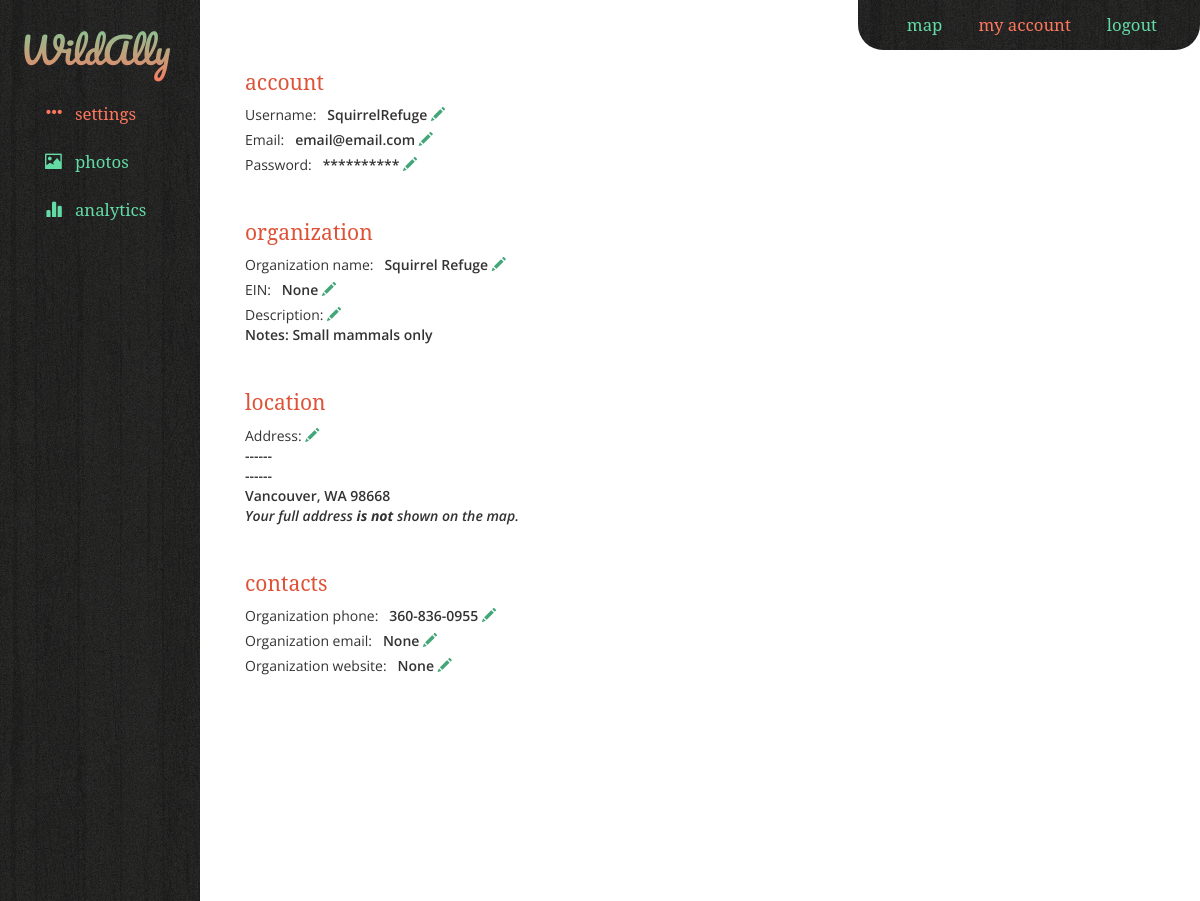
Before: /settings (signed in) with the older database file.
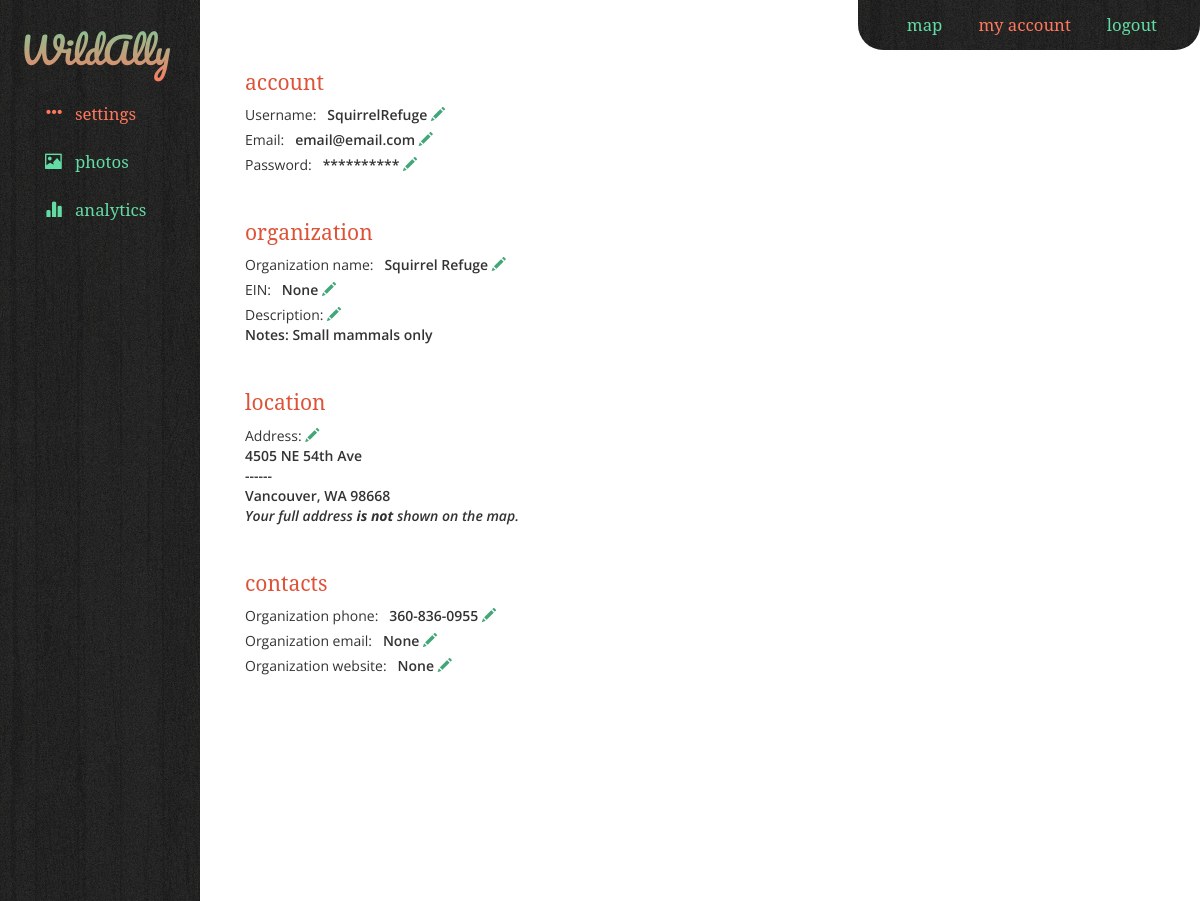
After: the same page with the newer database file.
### model.py (models this page shows, shortened)
class User(db.Model):
    __tablename__ = "users"
    id = db.Column(db.Integer, nullable=False, primary_key=True, autoincrement=True)
    email = db.Column(db.String(100), nullable=False)
    username = db.Column(db.String(50), nullable=False)
    password = db.Column(db.String(500), nullable=False)
    account_made = db.Column(db.DateTime, nullable=False)
    last_login = db.Column(db.DateTime)

class Org(db.Model):
    __tablename__ = "orgs"
    id = db.Column(db.Integer, nullable=False, primary_key=True, autoincrement=True)
    user_id = db.Column(db.Integer, db.ForeignKey('users.id'))
    name = db.Column(db.String(100), nullable=False)
    ein = db.Column(db.String(9))
    show_address = db.Column(db.Boolean, nullable=False)
    address1 = db.Column(db.String(100))
    address2 = db.Column(db.String(100))
    city = db.Column(db.String(50), nullable=False)
    state = db.Column(db.String(2), nullable=False)
    zipcode = db.Column(db.String(5))
    desc = db.Column(db.Text)
    phone = db.Column(db.Integer)
    email = db.Column(db.String(100))
    website = db.Column(db.String(100))
    accept_animals = db.Column(db.Boolean)
    accept_volunteers = db.Column(db.Boolean)
    user = db.relationship("User",
                            backref=db.backref("org"))

### server.py (the view)
@app.route('/settings')
def manage_account():
    user_id = session['user_id']
    user = db.session.query(User).filter(User.id == user_id).first()
    org = db.session.query(Org).filter(Org.user_id == user_id).first()
    if org:
        is_org = 1
    else:
        is_org = 0
    return render_template('settings.html', is_org=is_org,
                                            username=user.username,
                                            email=user.email,
                                            org_name=org.name,
                                            ein=org.ein,
                                            show_address=org.show_address,
                                            address1=org.address1,
                                            address2=org.address2,
                                            city=org.city,
                                            state=org.state,
                                            zipcode=org.zipcode,
                                            desc=org.desc,
                                            phone=org.phone,
                                            org_email= org.email,
                                            website=org.website,
                                            accept_animals=org.accept_animals,
                                            accept_volunteers=org.accept_volunteers)

### templates/settings.html (shortened to what this page needs)
{% extends "base.html" %}
  {% block navbarloggedin %}
    <div class="small-navbar navbar-logged-in">
      <ul class="nav navbar-nav navbar-right">
          <li><a href="/">Map</a></li>
          <li><a class="link-active" href="/settings">My Account</a></li>
          <li><a href="/logout">Logout</a></li>
      </ul>
    </div>
  {% endblock %}
{% block sidebar %}
        <ul class="nav nav-sidebar my-account">
            <li><a class="link-active" href="/settings"><span class="glyphicon glyphicon-option-horizontal" aria-hidden="true"></span> &nbsp; Settings</a></li>
            <li><a href="/photos"><span class="glyphicon glyphicon-picture" aria-hidden="true"></span> &nbsp; Photos</a></li>
            <li><a href="/analytics"><span class="glyphicon glyphicon-stats" aria-hidden="true"></span> &nbsp; Analytics</a></li>
        </ul>
{% endblock %}
  {% block content %}
<div>
<h3>Account</h3>
    <label for='username'><span class="setting-label">Username: &nbsp; </span> <span id="current-username">{{ username }}</span>
        <span id="edit-username" class="glyphicon glyphicon-pencil click-to-edit" aria-hidden="true"></span>
    </label><br />
    <label for='email'><span class="setting-label">Email: &nbsp; </span> <span id="current-email">{{ email }}</span>
        <span id="edit-email" class="glyphicon glyphicon-pencil click-to-edit" aria-hidden="true"></span>
    </label><br />
    <label for='password'><span class="setting-label">Password: &nbsp; </span>
        <span id="password-mock">**********</span>
        <span id="edit-password" class="glyphicon glyphicon-pencil click-to-edit" aria-hidden="true"></span>
    </label><br />
</div>
{% if is_org == 1 %}
<div class="settings-section">
<h3>Organization</h3>
    <label for='org-name' class='org-field'><span class="setting-label">Organization name: &nbsp;</span> <span id="current-org-name">{{ org_name }}</span>
        <span id="edit-org-name" class="glyphicon glyphicon-pencil click-to-edit" aria-hidden="true"></span>
    </label><br />
    <label for='ein' class='org-field'><span class="setting-label">EIN: &nbsp;</span> <span id="current-ein">{{ ein }}</span>
        <span id="edit-ein" class="glyphicon glyphicon-pencil click-to-edit" aria-hidden="true"></span>
    </label><br />
    <label for='desc' class='org-field'><span class="setting-label">Description:</span>
        <span id="edit-desc" class="glyphicon glyphicon-pencil click-to-edit" aria-hidden="true"></span>
        <br />
        <span id="current-desc">{{ desc }}</span>
    </label><br />
</div>
<div class="settings-section">
<h3>Location</h3>
<label><span class="setting-label">Address:</span>
<span id="edit-address" class="glyphicon glyphicon-pencil click-to-edit" aria-hidden="true"></span>
<br />
{% if address1 %}
    <span id="current-address1" class="current-address">{{ address1 }}</span>
{% else %}
    <span class="current-address">------</span>
{% endif %}
    <br />
{% if address2 %}
    <span id="current-address2" class="current-address">{{ address2 }}</span>
{% else %}
    <span class="current-address">------</span>
{% endif %}
    <br />
    <span id="current-city" class="current-address">{{ city }}</span><input type='text' id='city' name='city' class='address-field temp-hidden'>,
    <span id="current-state" class="current-address">{{ state }}</span>
    <span id="current-zipcode" class="current-address">{{ zipcode }}</span>
    <br />
        {% if show_address == 1 %}
        <span id="current-show_address" class="current-address"><i>Your full address <b>is</b> shown on the map.</i></span>
        <input type='radio' class='address-field temp-hidden' name='show_address' value='1' checked='checked'>
            <span class='address-field temp-hidden'>Yes</span>
        <input type='radio' class='address-field temp-hidden' name='show_address' value='0'>
            <span class='address-field temp-hidden'>No, show only my city</span>
        {% else %}
        <span id="current-show_address" class="current-address"><i>Your full address <b>is not</b> shown on the map.</i></span>
        {% endif %}
        <br />
</label>
</div>
<div class="settings-section">
<h3>Contacts</h3>
    <label for='phone' class='org-field'><span class="setting-label">Organization phone: &nbsp; </span> <span id="current-phone">{{ phone }}</span>
        <span id="edit-phone" class="glyphicon glyphicon-pencil click-to-edit" aria-hidden="true"></span>
    </label><br />
    <label for='org-email' class='org-field'><span class="setting-label">Organization email: &nbsp; </span> <span id="current-org-email">{{ org_email }}</span>
        <span id="edit-org-email" class="glyphicon glyphicon-pencil click-to-edit" aria-hidden="true"></span>
    </label><br />
    <label for='website' class='org-field'><span class="setting-label">Organization website: &nbsp; </span> <span id="current-website">{{ website }}</span>
        <span id="edit-website" class="glyphicon glyphicon-pencil click-to-edit" aria-hidden="true"></span>
    </label><br />
</div>
    {% endif %}
  {% endblock %}

### templates/base.html (shortened to what this page needs)
<!DOCTYPE html>
<html>
<head>
  <link rel="stylesheet" type="text/css" href="https://maxcdn.bootstrapcdn.com/bootstrap/3.3.5/css/bootstrap.min.css">
  <link rel="stylesheet" type="text/css" href="static/css/style.css">
</head>
    <nav class="navbar navbar-transparent navbar-fixed-top">
      <div class="container-fluid">
  {% if session['user_id'] %}
  {% block navbarloggedin %}{% endblock %}
  {% endif %}
    </div>
</nav>
<body>
  <div class="container-fluid">
      <div class="row">
        <div class="col-sm-3 col-md-3 col-lg-2 sidebar">
          <div class="logo-container">
            <a href="/"><div class="navbar-brand" href="/">WildAlly</div></a>
          </div>
          {% block sidebar %}
          {% endblock %}
        </div>
  {% block map %}
    <div class="col-sm-9 col-sm-offset-3 col-md-9 col-md-offset-3 col-lg-10 col-lg-offset-2 main">
      <div class="main-panel">
  {% block content %} Content {% endblock %}
      </div>
    </div>
  {% endblock %}
</div>
</div>
</body>
<footer></footer>
</html>

### static/css/style.css (style rules this page uses)
html, body { height: 100%; margin: 0; padding: 0; font-family: "Open Sans", "serif"; }
body { margin-top: 50px; font-family: "Open Sans", "serif"; }
.h1, h1, .h2, h2, .h3, h3, .h4, h4, .h5, h5, .h6, h6 { font-family: "Arvo", "serif"; text-transform: lowercase; }
.h3, h3 { color: #DE5237; font-size: 150%; line-height: 120%; }
label { font-weight: 600; }
.main-panel { padding-left: 30px; }
.navbar-brand { font-family: "Pacifico", "serif"; color: #fff; font-size: 36px; background: -webkit-linear-gradient(#63DBA5, #FF785E); width: 150px; height: 75px; padding: 30px 0 30px 0; margin: auto; -webkit-background-clip: text; -webkit-text-fill-color: transparent; }
.logo-container { height: 70px; margin-bottom: 10px; }
.small-navbar { float: right !important; margin-right: -15px; padding-right: 10px; height: 50px; background: url('/static/img/wood_1.png'); -webkit-border-radius: 0px 0px 25px 25px; -moz-border-radius: 0px 0px 25px 25px; border-radius: 0px 0px 25px 25px; }
.navbar-logged-in { width: 342px; }
.navbar-nav>li>a { color: #63DBA5; padding: 15px 18px; font-family: "Arvo", "serif"; text-transform: lowercase; font-size: 110%; }
.navbar-nav { padding-right: 30px; }
.navbar-fixed-top { border: 0; }
.navbar-transparent { background: transparent; border: 0px; }
.sidebar { display: none; }
@media (min-width: 768px) { .sidebar { position: fixed; top: 0; bottom: 0; left: 0; z-index: 1000; display: block; padding: 10px 20px 20px 20px; overflow-x: hidden; overflow-y: auto; background: url('/static/img/wood_1.png'); border-right: 0px; } }
.nav-sidebar { margin-right: -20px; margin-bottom: 20px; margin-left: -20px; }
.nav-sidebar > li { color: #fff; font-size: 100%; padding-right: 30px; padding-left: 30px; line-height: 200%; }
.nav>li>a { color: #63DBA5 !important; font-family: "Arvo", "serif"; text-transform: lowercase; font-size: 120%; }
.nav > li > a.link-active { color: #FF785E !important; }
.settings-section { padding-top: 20px; }
.setting-label { font-weight: normal; }
span.click-to-edit { color: #42A679; }
footer { height: 200px; }

Changed rows visible on the page:
changed Org "Squirrel Refuge": address1 (not shown) → "4505 NE 54th Ave"
